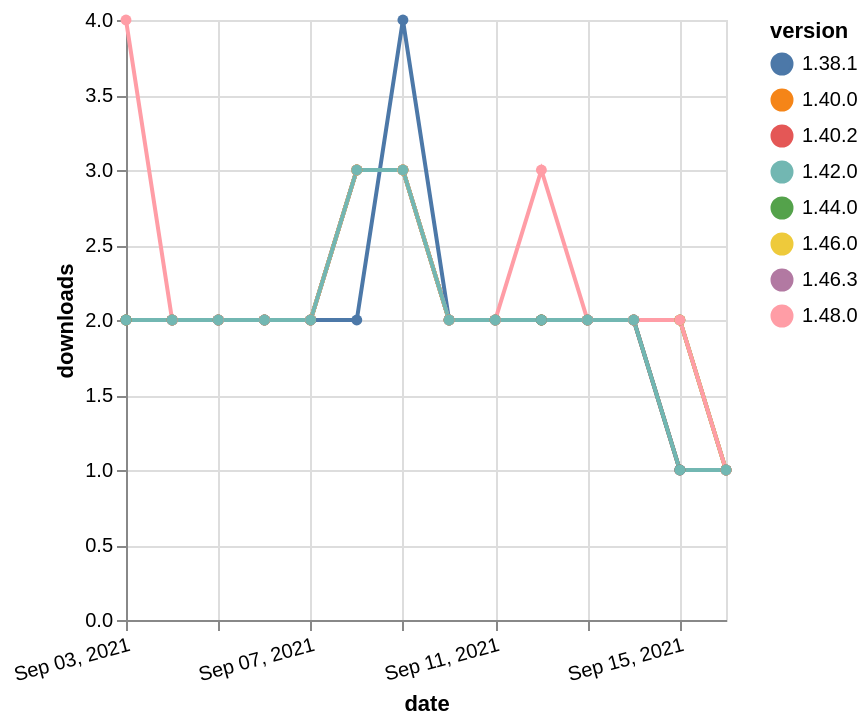

Write a Vega-Lite specification for this figure.
### Vega-Lite specification from a JSON file in a GitHub repository (floating-point values rounded to 4 significant figures)
{"$schema": "https://vega.github.io/schema/vega-lite/v5.json", "description": "A simple bar chart with embedded data.", "data": {"values": [{"date": "2021-09-03", "total": 1638, "delta": 2, "version": "1.40.2"}, {"date": "2021-09-04", "total": 1640, "delta": 2, "version": "1.40.2"}, {"date": "2021-09-05", "total": 1642, "delta": 2, "version": "1.40.2"}, {"date": "2021-09-06", "total": 1644, "delta": 2, "version": "1.40.2"}, {"date": "2021-09-07", "total": 1646, "delta": 2, "version": "1.40.2"}, {"date": "2021-09-08", "total": 1649, "delta": 3, "version": "1.40.2"}, {"date": "2021-09-09", "total": 1652, "delta": 3, "version": "1.40.2"}, {"date": "2021-09-10", "total": 1654, "delta": 2, "version": "1.40.2"}, {"date": "2021-09-11", "total": 1656, "delta": 2, "version": "1.40.2"}, {"date": "2021-09-12", "total": 1658, "delta": 2, "version": "1.40.2"}, {"date": "2021-09-13", "total": 1660, "delta": 2, "version": "1.40.2"}, {"date": "2021-09-14", "total": 1662, "delta": 2, "version": "1.40.2"}, {"date": "2021-09-15", "total": 1663, "delta": 1, "version": "1.40.2"}, {"date": "2021-09-16", "total": 1664, "delta": 1, "version": "1.40.2"}, {"date": "2021-09-03", "total": 362, "delta": 2, "version": "1.46.3"}, {"date": "2021-09-04", "total": 364, "delta": 2, "version": "1.46.3"}, {"date": "2021-09-05", "total": 366, "delta": 2, "version": "1.46.3"}, {"date": "2021-09-06", "total": 368, "delta": 2, "version": "1.46.3"}, {"date": "2021-09-07", "total": 370, "delta": 2, "version": "1.46.3"}, {"date": "2021-09-08", "total": 373, "delta": 3, "version": "1.46.3"}, {"date": "2021-09-09", "total": 376, "delta": 3, "version": "1.46.3"}, {"date": "2021-09-10", "total": 378, "delta": 2, "version": "1.46.3"}, {"date": "2021-09-11", "total": 380, "delta": 2, "version": "1.46.3"}, {"date": "2021-09-12", "total": 382, "delta": 2, "version": "1.46.3"}, {"date": "2021-09-13", "total": 384, "delta": 2, "version": "1.46.3"}, {"date": "2021-09-14", "total": 386, "delta": 2, "version": "1.46.3"}, {"date": "2021-09-15", "total": 388, "delta": 2, "version": "1.46.3"}, {"date": "2021-09-16", "total": 389, "delta": 1, "version": "1.46.3"}, {"date": "2021-09-03", "total": 1002, "delta": 2, "version": "1.44.0"}, {"date": "2021-09-04", "total": 1004, "delta": 2, "version": "1.44.0"}, {"date": "2021-09-05", "total": 1006, "delta": 2, "version": "1.44.0"}, {"date": "2021-09-06", "total": 1008, "delta": 2, "version": "1.44.0"}, {"date": "2021-09-07", "total": 1010, "delta": 2, "version": "1.44.0"}, {"date": "2021-09-08", "total": 1013, "delta": 3, "version": "1.44.0"}, {"date": "2021-09-09", "total": 1016, "delta": 3, "version": "1.44.0"}, {"date": "2021-09-10", "total": 1018, "delta": 2, "version": "1.44.0"}, {"date": "2021-09-11", "total": 1020, "delta": 2, "version": "1.44.0"}, {"date": "2021-09-12", "total": 1022, "delta": 2, "version": "1.44.0"}, {"date": "2021-09-13", "total": 1024, "delta": 2, "version": "1.44.0"}, {"date": "2021-09-14", "total": 1026, "delta": 2, "version": "1.44.0"}, {"date": "2021-09-15", "total": 1028, "delta": 2, "version": "1.44.0"}, {"date": "2021-09-16", "total": 1029, "delta": 1, "version": "1.44.0"}, {"date": "2021-09-03", "total": 1826, "delta": 2, "version": "1.40.0"}, {"date": "2021-09-04", "total": 1828, "delta": 2, "version": "1.40.0"}, {"date": "2021-09-05", "total": 1830, "delta": 2, "version": "1.40.0"}, {"date": "2021-09-06", "total": 1832, "delta": 2, "version": "1.40.0"}, {"date": "2021-09-07", "total": 1834, "delta": 2, "version": "1.40.0"}, {"date": "2021-09-08", "total": 1837, "delta": 3, "version": "1.40.0"}, {"date": "2021-09-09", "total": 1840, "delta": 3, "version": "1.40.0"}, {"date": "2021-09-10", "total": 1842, "delta": 2, "version": "1.40.0"}, {"date": "2021-09-11", "total": 1844, "delta": 2, "version": "1.40.0"}, {"date": "2021-09-12", "total": 1846, "delta": 2, "version": "1.40.0"}, {"date": "2021-09-13", "total": 1848, "delta": 2, "version": "1.40.0"}, {"date": "2021-09-14", "total": 1850, "delta": 2, "version": "1.40.0"}, {"date": "2021-09-15", "total": 1851, "delta": 1, "version": "1.40.0"}, {"date": "2021-09-16", "total": 1852, "delta": 1, "version": "1.40.0"}, {"date": "2021-09-03", "total": 657, "delta": 2, "version": "1.46.0"}, {"date": "2021-09-04", "total": 659, "delta": 2, "version": "1.46.0"}, {"date": "2021-09-05", "total": 661, "delta": 2, "version": "1.46.0"}, {"date": "2021-09-06", "total": 663, "delta": 2, "version": "1.46.0"}, {"date": "2021-09-07", "total": 665, "delta": 2, "version": "1.46.0"}, {"date": "2021-09-08", "total": 668, "delta": 3, "version": "1.46.0"}, {"date": "2021-09-09", "total": 671, "delta": 3, "version": "1.46.0"}, {"date": "2021-09-10", "total": 673, "delta": 2, "version": "1.46.0"}, {"date": "2021-09-11", "total": 675, "delta": 2, "version": "1.46.0"}, {"date": "2021-09-12", "total": 677, "delta": 2, "version": "1.46.0"}, {"date": "2021-09-13", "total": 679, "delta": 2, "version": "1.46.0"}, {"date": "2021-09-14", "total": 681, "delta": 2, "version": "1.46.0"}, {"date": "2021-09-15", "total": 683, "delta": 2, "version": "1.46.0"}, {"date": "2021-09-16", "total": 684, "delta": 1, "version": "1.46.0"}, {"date": "2021-09-03", "total": 2028, "delta": 2, "version": "1.38.1"}, {"date": "2021-09-04", "total": 2030, "delta": 2, "version": "1.38.1"}, {"date": "2021-09-05", "total": 2032, "delta": 2, "version": "1.38.1"}, {"date": "2021-09-06", "total": 2034, "delta": 2, "version": "1.38.1"}, {"date": "2021-09-07", "total": 2036, "delta": 2, "version": "1.38.1"}, {"date": "2021-09-08", "total": 2038, "delta": 2, "version": "1.38.1"}, {"date": "2021-09-09", "total": 2042, "delta": 4, "version": "1.38.1"}, {"date": "2021-09-10", "total": 2044, "delta": 2, "version": "1.38.1"}, {"date": "2021-09-11", "total": 2046, "delta": 2, "version": "1.38.1"}, {"date": "2021-09-12", "total": 2048, "delta": 2, "version": "1.38.1"}, {"date": "2021-09-13", "total": 2050, "delta": 2, "version": "1.38.1"}, {"date": "2021-09-14", "total": 2052, "delta": 2, "version": "1.38.1"}, {"date": "2021-09-15", "total": 2053, "delta": 1, "version": "1.38.1"}, {"date": "2021-09-16", "total": 2054, "delta": 1, "version": "1.38.1"}, {"date": "2021-09-03", "total": 231, "delta": 4, "version": "1.48.0"}, {"date": "2021-09-04", "total": 233, "delta": 2, "version": "1.48.0"}, {"date": "2021-09-05", "total": 235, "delta": 2, "version": "1.48.0"}, {"date": "2021-09-06", "total": 237, "delta": 2, "version": "1.48.0"}, {"date": "2021-09-07", "total": 239, "delta": 2, "version": "1.48.0"}, {"date": "2021-09-08", "total": 242, "delta": 3, "version": "1.48.0"}, {"date": "2021-09-09", "total": 245, "delta": 3, "version": "1.48.0"}, {"date": "2021-09-10", "total": 247, "delta": 2, "version": "1.48.0"}, {"date": "2021-09-11", "total": 249, "delta": 2, "version": "1.48.0"}, {"date": "2021-09-12", "total": 252, "delta": 3, "version": "1.48.0"}, {"date": "2021-09-13", "total": 254, "delta": 2, "version": "1.48.0"}, {"date": "2021-09-14", "total": 256, "delta": 2, "version": "1.48.0"}, {"date": "2021-09-15", "total": 258, "delta": 2, "version": "1.48.0"}, {"date": "2021-09-16", "total": 259, "delta": 1, "version": "1.48.0"}, {"date": "2021-09-03", "total": 1463, "delta": 2, "version": "1.42.0"}, {"date": "2021-09-04", "total": 1465, "delta": 2, "version": "1.42.0"}, {"date": "2021-09-05", "total": 1467, "delta": 2, "version": "1.42.0"}, {"date": "2021-09-06", "total": 1469, "delta": 2, "version": "1.42.0"}, {"date": "2021-09-07", "total": 1471, "delta": 2, "version": "1.42.0"}, {"date": "2021-09-08", "total": 1474, "delta": 3, "version": "1.42.0"}, {"date": "2021-09-09", "total": 1477, "delta": 3, "version": "1.42.0"}, {"date": "2021-09-10", "total": 1479, "delta": 2, "version": "1.42.0"}, {"date": "2021-09-11", "total": 1481, "delta": 2, "version": "1.42.0"}, {"date": "2021-09-12", "total": 1483, "delta": 2, "version": "1.42.0"}, {"date": "2021-09-13", "total": 1485, "delta": 2, "version": "1.42.0"}, {"date": "2021-09-14", "total": 1487, "delta": 2, "version": "1.42.0"}, {"date": "2021-09-15", "total": 1488, "delta": 1, "version": "1.42.0"}, {"date": "2021-09-16", "total": 1489, "delta": 1, "version": "1.42.0"}]}, "width": "container", "mark": {"type": "line", "point": {"filled": true}}, "encoding": {"x": {"field": "date", "type": "temporal", "timeUnit": "yearmonthdate", "title": "date", "axis": {"labelAngle": -15}}, "y": {"field": "delta", "type": "quantitative", "title": "downloads"}, "color": {"field": "version", "type": "nominal"}, "tooltip": {"field": "delta"}}}
